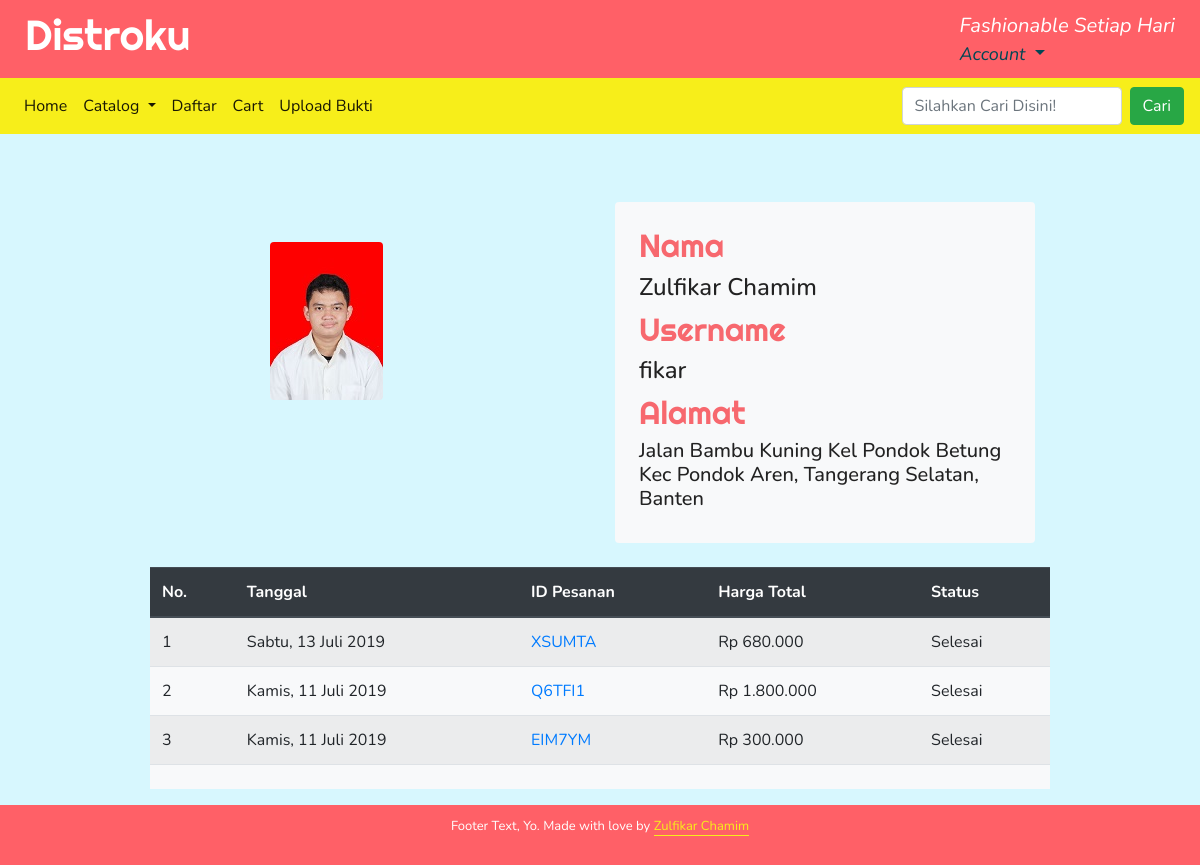
/fikar/ (signed in), run on the app's committed database.
### menu/models.py (models this page shows, shortened)
class UserProfileInfo(models.Model):
    user = models.OneToOneField(User, on_delete=models.CASCADE)
    alamat = models.TextField(max_length=128)
    Provinsi = models.CharField(max_length=64)
    Kota = models.CharField(max_length=64)
    Kecamatan = models.CharField(max_length=64)
    Kelurahan = models.CharField(max_length=64)
    profile_pic = models.ImageField(upload_to ='profile/profile_pics', blank=True)

### orders/models.py (models this page shows, shortened)
class order(models.Model):
    user = models.ForeignKey(User, on_delete=models.CASCADE,null=True, blank=True)
    order_id = models.CharField(max_length=120, default='test', unique=True)
    Cart = models.ForeignKey(cart, on_delete=models.CASCADE)
    status = models.CharField(max_length=120, default='Mulai', choices=pilihanStatus)
    timestamp = models.DateTimeField(auto_now_add=True, auto_now=False)
    updated = models.DateTimeField(auto_now_add=False, auto_now=True)
    buktiPembayaran = models.FileField(upload_to = 'bukti_pembayaran/', blank=True, null=True)

### cart/models.py (models this page shows, shortened)
class cart(models.Model):
    total = models.DecimalField(max_digits=100, decimal_places=2, default=0.00)
    timestamp = models.DateTimeField(auto_now_add=True, auto_now=False)
    update = models.DateTimeField(auto_now_add=False, auto_now=True)
    active = models.BooleanField(default=True)

### orders/views.py (the view)
# urls.py: url(r'^(?P<username>[\w-]+)/$', akun_lain, name='akunLain'),
def akun_lain(request, username):
    profile = User.objects.select_related('userprofileinfo').get(username=username)
    orderan = order.objects.filter(user__id = request.user.id).order_by('-timestamp')
    context = {
        'profile':profile,
        'orderan':orderan,
    }
    template = 'orders/user.html'
    return render(request, template, context)

### orders/templates/orders/user.html (shortened to what this page needs)
{% extends 'base.html' %}
{% load humanize %}
{% load thumbnail %}
{% block content %}
<div class="container-fluid w-75">
    <div class="row">
        <div class="col-md-6 pt-3">
            <div class="w-50 mx-auto mt-4">
                {% if profile.userprofileinfo.profile_pic %}
                {% thumbnail profile.userprofileinfo.profile_pic "200x200" crop="center" as im %}
                <img src="{{ im.url }}" width="{{ im.width }}" height="{{ im.height }}" class="rounded">
                {% endthumbnail %}
            </div>
        </div>
        {% endif %}
        <div class="col-md-6">
            <div class="bg-light p-4 rounded mb-4">
                <h3>Nama</h3>
                <h4>{{profile.first_name}} {{profile.last_name}}</h4>
                <h3>Username</h3>
                <h4>{{profile.username}}</h4>
                <h3>Alamat</h3>
                <h5>{{profile.userprofileinfo.alamat}} Kel {{profile.userprofileinfo.Kelurahan}}
                    Kec {{profile.userprofileinfo.Kecamatan}}, {{profile.userprofileinfo.Kota}},
                    {{profile.userprofileinfo.Provinsi}}</h5>
            </div>
        </div>
    </div>
    <div class="row">
        <table class="table table-striped mx-auto mt-20 w-100 bg-light link-dark">
            <thead class="thead-dark">
                <th>No.</th>
                <th>Tanggal</th>
                <th>ID Pesanan</th>
                <th>Harga Total</th>
                <th>Status</th>
            </thead>
            <tfoot>
                <tr>
                    <td></td>
                    <td></td>
                    <td></td>
                    <td></td>
                    <td></td>
                </tr>
            </tfoot>
            {% for i in orderan %}
            <tr>
                <td>{{forloop.counter}}</td>
                <td>{{i.timestamp|date:"l, d F Y"}}</td>
                <td><a href="{% url 'orders:lihatOrder' i.order_id i.user.get_username %}">{{i.order_id}}</a></td>
                <td>Rp {{ i.Cart.total|floatformat|intcomma }}</td>
                {% if i.status == "Selesai"  %}
                <td>Selesai</td>
                {% else %}
                <td>Belum Selesai</td>
                {% endif %}
            </tr>
            {% endfor %}
        </table>
    </div>
</div>
{% endblock content %}

### static/css/styles.css (style rules this page uses)
body { background: #D7F7FE; font-family: "Nunito", sans-serif; color: #222; }
* { box-sizing: border-box; }
.site-title, h1, h2, h3 { font-family: "Righteous", sans-serif; font-size: 2.625em; color: #024654; }
h3 { font-size: 2em; color: #f7686e; }

### data on the page
order: timestamp "Sabtu, 13 Juli 2019", order_id "XSUMTA", Cart.total "680.000", status "Selesai"
order: timestamp "Kamis, 11 Juli 2019", order_id "Q6TFI1", Cart.total "1.800.000", status "Selesai"
order: timestamp "Kamis, 11 Juli 2019", order_id "EIM7YM", Cart.total "300.000", status "Selesai"

### other printed values
{{ profile.first_name }} "Zulfikar"
{{ profile.last_name }} "Chamim"
{{ profile.username }} "fikar"
{{ profile.userprofileinfo.alamat }} "Jalan Bambu Kuning"
{{ profile.userprofileinfo.Kelurahan }} "Pondok Betung"
{{ profile.userprofileinfo.Kecamatan }} "Pondok Aren"
{{ profile.userprofileinfo.Kota }} "Tangerang Selatan"
{{ profile.userprofileinfo.Provinsi }} "Banten"
